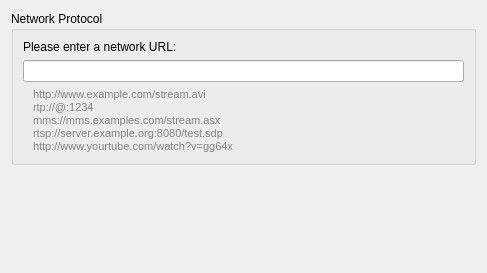
<?xml version="1.0" encoding="UTF-8"?>
<ui version="4.0">
 <author>Jean-Baptiste Kempf</author>
 <class>OpenNetwork</class>
 <widget class="QWidget" name="OpenNetwork">
  <property name="geometry">
   <rect>
    <x>0</x>
    <y>0</y>
    <width>487</width>
    <height>273</height>
   </rect>
  </property>
  <property name="windowTitle">
   <string>Form</string>
  </property>
  <layout class="QVBoxLayout">
   <item>
    <widget class="QGroupBox" name="groupBox">
     <property name="title">
      <string>Network Protocol</string>
     </property>
     <layout class="QGridLayout">
      <item row="0" column="0">
       <widget class="QLabel" name="label_1">
        <property name="sizePolicy">
         <sizepolicy hsizetype="Preferred" vsizetype="Fixed">
          <horstretch>0</horstretch>
          <verstretch>0</verstretch>
         </sizepolicy>
        </property>
        <property name="text">
         <string>Please enter a network URL:</string>
        </property>
        <property name="buddy">
         <cstring>urlText</cstring>
        </property>
       </widget>
      </item>
      <item row="1" column="0">
       <widget class="QLineEdit" name="urlText">
        <property name="toolTip">
         <string>Enter the URL of the network stream here.</string>
        </property>
       </widget>
      </item>
      <item row="2" column="0">
       <widget class="QLabel" name="label">
        <property name="text">
         <string>&lt;!DOCTYPE HTML PUBLIC &quot;-//W3C//DTD HTML 4.0//EN&quot; &quot;http://www.w3.org/TR/REC-html40/strict.dtd&quot;&gt;
&lt;html&gt;&lt;head&gt;&lt;meta name=&quot;qrichtext&quot; content=&quot;1&quot; /&gt;&lt;style type=&quot;text/css&quot;&gt;
p, li { white-space: pre-wrap; }
&lt;/style&gt;&lt;/head&gt;&lt;body style=&quot; font-family:'DejaVu Sans'; font-size:8pt; font-weight:400; font-style:normal;&quot;&gt;
&lt;p style=&quot; margin-top:0px; margin-bottom:0px; margin-left:0px; margin-right:0px; -qt-block-indent:0; text-indent:0px;&quot;&gt;&lt;span style=&quot; color:#838383;&quot;&gt;http://www.example.com/stream.avi&lt;/span&gt;&lt;/p&gt;
&lt;p style=&quot; margin-top:0px; margin-bottom:0px; margin-left:0px; margin-right:0px; -qt-block-indent:0; text-indent:0px;&quot;&gt;&lt;span style=&quot; color:#838383;&quot;&gt;rtp://@:1234&lt;/span&gt;&lt;/p&gt;
&lt;p style=&quot; margin-top:0px; margin-bottom:0px; margin-left:0px; margin-right:0px; -qt-block-indent:0; text-indent:0px;&quot;&gt;&lt;span style=&quot; color:#838383;&quot;&gt;mms://mms.examples.com/stream.asx&lt;/span&gt;&lt;/p&gt;
&lt;p style=&quot; margin-top:0px; margin-bottom:0px; margin-left:0px; margin-right:0px; -qt-block-indent:0; text-indent:0px;&quot;&gt;&lt;span style=&quot; color:#838383;&quot;&gt;rtsp://server.example.org:8080/test.sdp&lt;/span&gt;&lt;/p&gt;
&lt;p style=&quot; margin-top:0px; margin-bottom:0px; margin-left:0px; margin-right:0px; -qt-block-indent:0; text-indent:0px;&quot;&gt;&lt;span style=&quot; color:#838383;&quot;&gt;http://www.yourtube.com/watch?v=gg64x&lt;/span&gt;&lt;/p&gt;&lt;/body&gt;&lt;/html&gt;</string>
        </property>
        <property name="margin">
         <number>5</number>
        </property>
        <property name="indent">
         <number>10</number>
        </property>
       </widget>
      </item>
     </layout>
    </widget>
   </item>
   <item>
    <spacer>
     <property name="orientation">
      <enum>Qt::Vertical</enum>
     </property>
     <property name="sizeType">
      <enum>QSizePolicy::MinimumExpanding</enum>
     </property>
     <property name="sizeHint" stdset="0">
      <size>
       <width>20</width>
       <height>10</height>
      </size>
     </property>
    </spacer>
   </item>
  </layout>
 </widget>
 <tabstops>
  <tabstop>urlText</tabstop>
 </tabstops>
 <resources/>
 <connections/>
</ui>
